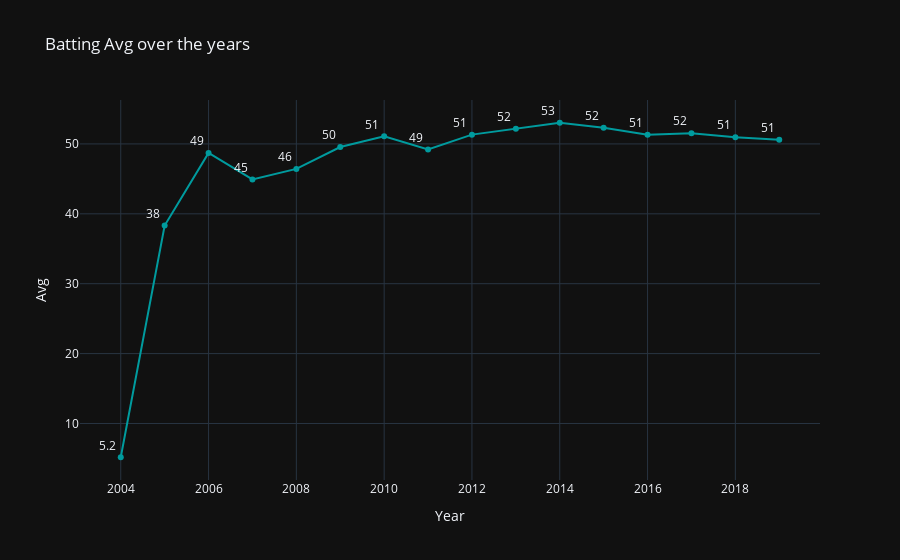

The notebook cell saved with this chart:
### Code cell
#plotting the above calculated result
fig = px.line(data_frame=AvgByYears,x='Year',y='Avg',title='Batting Avg over the years',text='Avg',
             color_discrete_sequence=px.colors.diverging.Tropic,template="plotly_dark")
fig.update_traces(texttemplate='%{text:.2s}',textposition='top left')
fig.update_layout(uniformtext_minsize=6, uniformtext_mode='hide')
fig.show()

### Figure 1 — Plotly figure (JSON) as saved in the notebook; plotly's stock layout.template omitted (floating-point values rounded to 4 significant figures)
{"data": [{"hovertemplate": "Year=%{x}<br>Avg=%{text}<extra></extra>", "legendgroup": "", "line": {"color": "rgb(0, 155, 158)", "dash": "solid"}, "mode": "lines+markers+text", "name": "", "orientation": "v", "showlegend": false, "text": [5.17, 38.33, 48.71, 44.92, 46.43, 49.56, 51.09, 49.2, 51.33, 52.18, 53.03, 52.33, 51.32, 51.54, 50.96, 50.61], "textposition": "top left", "texttemplate": "%{text:.2s}", "type": "scatter", "x": [2004, 2005, 2006, 2007, 2008, 2009, 2010, 2011, 2012, 2013, 2014, 2015, 2016, 2017, 2018, 2019], "xaxis": "x", "y": [5.17, 38.33, 48.71, 44.92, 46.43, 49.56, 51.09, 49.2, 51.33, 52.18, 53.03, 52.33, 51.32, 51.54, 50.96, 50.61], "yaxis": "y"}], "layout": {"legend": {"tracegroupgap": 0}, "title": {"text": "Batting Avg over the years"}, "uniformtext": {"minsize": 6, "mode": "hide"}, "xaxis": {"anchor": "y", "domain": [0, 1], "title": {"text": "Year"}}, "yaxis": {"anchor": "x", "domain": [0, 1], "title": {"text": "Avg"}}}}
